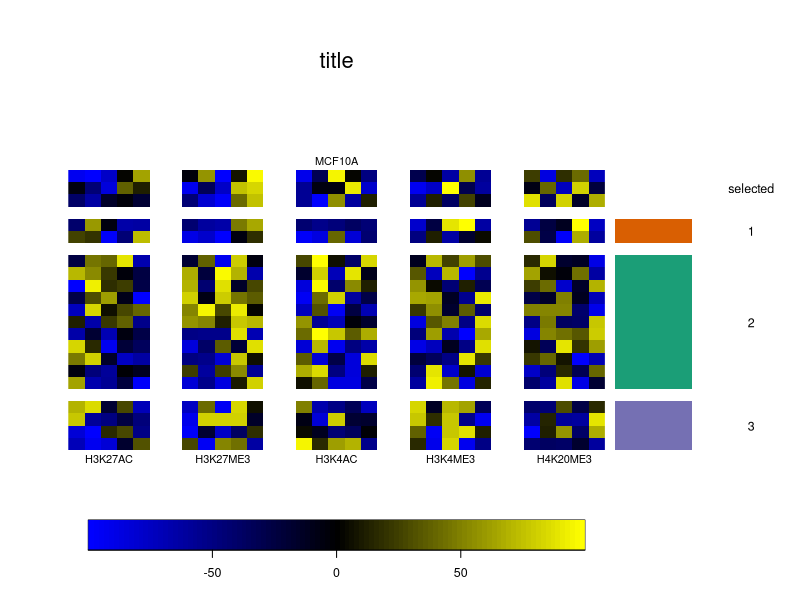

R code for this plot:
#plots K27me3 and K4me3 combinations of heatmaps
#clustering is kmeans then sorted within clusters

#dummy out tracing, dummy out clustering
heatmap.2.2 = function (x, Rowv = TRUE, Colv = if (symm) "Rowv" else TRUE, 
                        distfun = dist, hclustfun = hclust, dendrogram = c("both", 
                                                                           "row", "column", "none"), reorderfun = function(d, w) reorder(d, 
                                                                                                                                         w), symm = FALSE, scale = c("none", "row", "column"), 
                        na.rm = TRUE, revC = identical(Colv, "Rowv"), add.expr, breaks, 
                        symbreaks = any(x < 0, na.rm = TRUE) || scale != "none", 
                        col = "heat.colors", colsep.minor = -1, colsep.major = -1, rowsep.minor = -1, rowsep.major = -1, sepcolor = "white", 
                        sepwidth.minor = 1, sepwidth.major = 3, cellnote, notecex = 1, notecol = "cyan", 
                        na.color = par("bg"), trace = c("column", "row", "both", 
                                                        "none"), tracecol = "cyan", hline = median(breaks), vline = median(breaks), 
                        linecol = tracecol, mar.top = 2, mar.left = 2, mar.bot = 5, mar.right = 5, ColSideColors, RowSideColors = NULL, 
                        cexRow = 0.2 + 1/log10(nr), cexCol = 0.2 + 1/log10(nc), labRow = NULL,
                        labCol = NULL, labColAbove = NULL, srtRow = NULL, srtCol = NULL, adjRow = c(0, 
                                                                                                    NA), adjCol = c(.5, .5), offsetRow = 0.5, offsetCol = 0.5, 
                        colRow = NULL, colCol = NULL, key = TRUE, keysize = .1, 
                        density.info = c("histogram", "density", "none"), denscol = tracecol, 
                        symkey = any(x < 0, na.rm = TRUE) || symbreaks, densadj = 0.25, 
                        key.title = NULL, key.lab = NA, key.ylab = NULL, key.xtickfun = NULL, 
                        key.ytickfun = NULL, key.par = list(), main = NULL, xlab = NULL, 
                        ylab = NULL, lmat = NULL, lhei = 1, lwid = NULL, extrafun = NULL, rowsep.major.labels = NULL, left_mai = .7, cex.main = 2,
                        ...) 
{
  x.original = x
  rowsep.minor.original = rowsep.minor
  rowsep.major.original = rowsep.major
  
  scale01 <- function(x, low = min(x), high = max(x)) {
    x <- (x - low)/(high - low)
    x
  }
  
  plot0 = function(width = 1, height = 1){
    fudge = 0.037037037037
    plot(c(0+fudge*width, width-fudge * width), c(0+fudge*height, height-fudge * height), type = 'n', xlab = '', ylab = '', axes = F, )
  }
  
  dev.width = par('din')[1]
  dev.height = par('din')[2]
  
  lmat = 1
  body.height = dev.height
  body.i = 1
  lwid = 1
  label.height = .5
  main.height = 1.2
  lhei = body.height
  
  if(!is.null(labColAbove)){
    lmat = rbind(max(lmat) + 1, lmat)
    lhei[body.i] = lhei[body.i] - label.height
    lhei = c(label.height, lhei)
    body.i = body.i + 1
  }
  if(!is.null(main)){
    lmat = rbind(max(lmat) + 1, lmat)
    lhei[body.i] = lhei[body.i] - main.height
    lhei = c(main.height, lhei)
    body.i = body.i + 1
  }
  if(!is.null(labCol)){
    lmat = rbind(lmat, max(lmat) + 1)
    lhei[body.i] = lhei[body.i] - label.height
    lhei = c(lhei, label.height)
  }
  if(key){
    key.height = 1
    lmat = rbind(lmat, max(lmat) + 1)
    lhei[body.i] = lhei[body.i] - key.height
    lhei = c(lhei, key.height)
  }
  RowSideColors.size = 0
  if (!is.null(RowSideColors)) {
    if (!is.character(RowSideColors) || length(RowSideColors) != nrow(x)) 
      stop("'RowSideColors' must be a character vector of length nrow(x)")
    RowSideColors.size = .8
    lmat <- cbind(lmat, c(rep(0, body.i-1), max(lmat)+1, rep(0, nrow(lmat)-body.i)))
    lwid <- c(dev.width - RowSideColors.size, RowSideColors.size)
  }
  labRowSize = 0
  if (!is.null(rowsep.major.labels)) {
    labRowSize = 1
    lmat <- cbind(lmat, c(rep(0, body.i-1), max(lmat)+1, rep(0, nrow(lmat)-body.i)))
    lwid <- c(dev.width - RowSideColors.size - labRowSize, labRowSize)
  }
  if(left_mai > 0){
    lmat <- cbind(rep(0, nrow(lmat)), lmat)
    lwid <- c(left_mai, dev.width - RowSideColors.size - labRowSize - left_mai)
  }
  
  
  #   print(lmat)
  #   print(lhei)
  #   print(lwid)
  
  
  
  layout(lmat, heights = lhei, widths = lwid)
  
  
  
  x = x[nrow(x):1,]#reverse so heatmap top row is top row of input matrix
  RowSideColors = rev(RowSideColors)
  nr <- nrow(x)
  nc <- ncol(x)
  
  
  insert_col = function(n, i){#insert n column following index i
    x <<- cbind(x[,1:i], matrix(NA, nrow = nrow(x), ncol = n),  x[,(i+1):ncol(x)])
    affected = colsep.minor > i
    colsep.minor[affected] <<- colsep.minor[affected] + n
    affected = colsep.major > i
    colsep.major[affected] <<- colsep.major[affected] + n
    if(!is.null(labCol)) labCol <<- c(labCol[1:i], rep('', n), labCol[(i + 1):length(labCol)])
    if(!is.null(labColAbove)) labColAbove <<- c(labColAbove[1:i], rep('', n), labColAbove[(i + 1):length(labColAbove)])
  }
  
  insert_row = function(n, i){#insert n rows following index i
    x <<- rbind(x[1:i,], matrix(NA, ncol = ncol(x), nrow = n),  x[(i+1):nrow(x),])
    affected = rowsep.minor > i
    rowsep.minor[affected] <<- rowsep.minor[affected] + n
    affected = rowsep.major > i
    rowsep.major[affected] <<- rowsep.major[affected] + n
    RowSideColors <<- c(RowSideColors[1:i], rep(NA, n), RowSideColors[(i+1):length(RowSideColors)])
  }
  
  #print(dim(x))
  do_col_major = colsep.major[1] > -1
  if (colsep.minor[1] > -1){ #insert  columns in x and color
    for (i in 1:length(colsep.minor)){ 
      csep = colsep.minor[i]
      insert_col(sepwidth.minor, csep)
    }
  }
  if (do_col_major){ #insert  columns in x and color
    for (i in 1:length(colsep.major)){ 
      csep = colsep.major[i]
      insert_col(sepwidth.major, csep)
    }
  }
  #print(dim(x))
  x = x[nrow(x):1,]#reverse rows temporarily
  RowSideColors = rev(RowSideColors)
  do_row_major = rowsep.major[1] > -1
  if (rowsep.minor[1] > -1){
    for (i in 1:length(rowsep.minor)){ 
      rsep = rowsep.minor[i]
      insert_row(sepwidth.minor, rsep)
    }
  }
  if (do_row_major){
    for (i in 1:length(rowsep.major)){ 
      rsep = rowsep.major[i]
      insert_row(sepwidth.major, rsep)
    }
  }
  x = x[nrow(x):1,]#unreverse rows
  RowSideColors = rev(RowSideColors)
  #print(dim(x))
  nc = ncol(x)
  nr = nrow(x)
  par(mai = rep(0,4))
  #plots the body of the heatap
  image(0:nc, 0:nr, t(x), xlim = c(0, nc), ylim = c(0, nr), axes = FALSE, xlab = "", ylab = "", col = col, 
        breaks = breaks, ...)
  
  #print(dim(x))
  #plots column labels above column
  apply_col_labels = function(col_labels, yshift = .5, yadj = .5){
    plot0(ncol(x))
    if (is.null(srtCol) && is.null(colCol)) 
      axis(1, 1:nc-.5, labels = col_labels, las = 2, line = -0.5 + 
             offsetCol, tick = 0, cex.axis = cexCol, padj = 1)
    else {
      if (is.null(srtCol) || is.numeric(srtCol)) {
        xpd.orig <- par("xpd")
        par(xpd = NA)
        xpos <- 1:nc-.5
        text(x = xpos, y = yshift, labels = col_labels, adj = c(.5, yadj),
             cex = cexCol, srt = srtCol, col = colCol)
        #print(colCol)
        par(xpd = xpd.orig)
      }
      else warning("Invalid value for srtCol ignored.")
    }
  }
  if(!is.null(labColAbove)){
    apply_col_labels(labColAbove, .1, 0)
  }
  
  #draw title
  if(!is.null(main)){
    plot.new()
    text(.5,.5, main, cex = cex.main)
  }
  
  #draws column labels below column
  if(!is.null(labCol)){
    apply_col_labels(labCol, .9, 1)
  }
  if (missing(breaks) || is.null(breaks) || length(breaks) < 
        1) {
    if (missing(col) || is.function(col)) 
      breaks <- 16
    else breaks <- length(col) + 1
  }
  if (length(breaks) == 1) {
    if (!symbreaks) 
      breaks <- seq(min(x, na.rm = na.rm), max(x, na.rm = na.rm), 
                    length = breaks)
    else {
      extreme <- max(abs(x), na.rm = TRUE)
      breaks <- seq(-extreme, extreme, length = breaks)
    }
  }
  nbr <- length(breaks)
  ncol <- length(breaks) - 1
  if (class(col) == "function") 
    col <- col(ncol)
  min.breaks <- min(breaks)
  max.breaks <- max(breaks)
  x[x < min.breaks] <- min.breaks
  x[x > max.breaks] <- max.breaks
  if (key) {
    mai <- c(.5, .2, .2, .2)
    par(mai = mai, cex = 0.75, mgp = c(2, 1, 0))
    if (length(key.par) > 0) 
      do.call(par, key.par)
    tmpbreaks <- breaks
    if (symkey) {
      max.raw <- max(abs(c(x, breaks)), na.rm = TRUE)
      min.raw <- -max.raw
      tmpbreaks[1] <- -max(abs(x), na.rm = TRUE)
      tmpbreaks[length(tmpbreaks)] <- max(abs(x), na.rm = TRUE)
    }
    else {
      min.raw <- min.breaks
      max.raw <- max.breaks
    }
    z <- seq(min.raw, max.raw, by = min(diff(breaks)/4))
    image(z = matrix(z, ncol = 1), col = col, breaks = tmpbreaks, 
          xaxt = "n", yaxt = "n")
    par(usr = c(0, 1, 0, 1))
    if (is.null(key.xtickfun)) {
      lv <- pretty(breaks)
      xv <- scale01(as.numeric(lv), min.raw, max.raw)
      xargs <- list(at = xv, labels = lv)
    }
    else {
      xargs <- key.xtickfun()
    }
    xargs$side <- 1
    do.call(axis, xargs)
    if (!is.na(key.lab)) {
      mtext(side = 3, key.lab, line = 1, padj = 1, 
            cex = par("cex") * par("cex.lab"))
    }
  }
  if(!is.null(RowSideColors)){
    #print(length(RowSideColors))
    #print(nr)
    tmp = as.factor(RowSideColors)
    vals = matrix(as.numeric(tmp), ncol = 1)
    lev = levels(tmp)
    #print(dim(vals))
    #print(length(0:nr))
    par(mai = c(0,.1,0,.1))
    image(0:1, 0:nr, t(vals), xlim = c(0, 1), ylim = c(0, nr), axes = FALSE, xlab = "", ylab = "", col = lev)
  }
  if(!is.null(rowsep.major.labels)){
    par(mai = rep(0,4))
    plot0()
    for(i in 1:length(rowsep.major.labels)){
      rsep_prev = 0
      if(i > 1){
        rsep_prev = rowsep.major[i - 1] + sepwidth.major
      }
      rsep_curr = rowsep.major.original[i]
      if(i > 1){
        rsep_curr = rsep_prev + rowsep.major.original[i] - rowsep.major.original[i - 1]
      }
      if(i > length(rowsep.major.original)){
        rsep_curr = nrow(x)
      }
      #     else{
      #         rsep_curr = nrow(x)
      #       }
      
      rsep_mid = (mean(c(rsep_prev, rsep_curr)))
      
      ypos = 1 - (rsep_mid / nrow(x))
      text(.5, ypos, rowsep.major.labels[i], adj = c(.5,.5) )
      #       text(.5, -.5/nrow(x), 'test', adj = c(.5,.5) )
      #       text(.5, .5/nrow(x), 'test', adj = c(.5,.5) )
      #       text(.5, 1.5/nrow(x), 'test', adj = c(.5,.5) )
      #       text(.5, 1-2.5/nrow(x), 'test', adj = c(.5,.5) )
    }
    
  }
  
  #print(par('usr'))
}

#source('jrb_R_scripts//heatmap.3-split.R')
#source('heatmap.2.2.R')
library('reshape')
library('ggplot2')

heatmap.ngsplots = function(ngs_profiles, main_title = NULL, profiles_to_plot, nclust = 6, labels_below = NA, labels_above = NA, fg_toPlot = character(), fg_label = NULL, ...){
  if(length(labels_below) < 2 && is.na(labels_below)){
    labels_below = profiles_to_plot
  }
  if(length(profiles_to_plot) %% length(labels_below) != 0){
    stop('length of labels_below must divide profiles_to_plot evenly!')
  }
  if(length(profiles_to_plot) %% length(labels_above) != 0){
    stop('length of labels_above must divide profiles_to_plot evenly!')
  }
  
  
  prof = matrix(0, ncol = 0, nrow = nrow(ngs_profiles[[1]]))
  hidden = lapply(profiles_to_plot, function(x){
    prof <<- cbind(prof, ngs_profiles[[x]])
  })
  
  #HARDCODED DEBUG STUFF
  #   prof = prof[1:100,]
  #   fg_toPlot = rownames(prof)[1]
  
  
  cr = colorRamp(c('blue', 'black', 'yellow'))
  tmp = 0:100 / 100
  colors = rgb(cr(tmp)/255)
  
  len = length(profiles_to_plot)
  
  cseps = 1:(len-1) * ncol(prof) / len
  
  labColAbove = rep('', ncol(prof))
  if(!is.na(labels_above[1])){
    labels_loc = round((1:length(labels_above) -.499) * ncol(prof) / length(labels_above))
    labColAbove[labels_loc] = labels_above
  }
  
  
  labels = rep('', ncol(prof))
  labels_loc = round((1:length(labels_below)-.499) * ncol(prof) / length(labels_below))
  labels[labels_loc] = labels_below
  set.seed(1)
  kmclust = kmeans(prof, centers = nclust, iter.max = 10)
  o = order(kmclust$cluster)
  prof = prof[o,, drop = F]
  kmclust$cluster = kmclust$cluster[o]
  
  for(i in 1:nclust){
    size = kmclust$size
    start = 1
    if(i > 1){
      start = sum(kmclust$size[1:(i-1)]) + 1
    }
    end = sum(kmclust$size[1:(i)])
    #print(paste(start, end))
    o = order(rowSums(prof[start:end,,drop = F]), decreasing = T)
    prof[start:end,] = prof[start:end,,drop = F][o,, drop = F]
  }
  hiclust = hclust(dist(kmclust$centers))
  kmclust_order = hiclust$order
  prof_ordered = matrix(0, ncol = ncol(prof), nrow = 0)
  
  
  
  get_kmclust = function(i){
    start = 1
    if(i > 1){
      start = sum(kmclust$size[1:(i-1)]) + 1
    }
    end = sum(kmclust$size[1:(i)])
    return(prof[start:end,])
  }
  for(i in kmclust_order){#sort k means clusters by their center hierarchical clutering
    new_cluster = get_kmclust(i)
    start = nrow(prof_ordered) + 1
    prof_ordered = rbind(prof_ordered, new_cluster)
    end = nrow(prof_ordered)
    #kmclust$cluster[start:end] = i
    
  }
  
  rseps = 1:(nclust-1)#cacluated row seperations
  kmclust$size = kmclust$size[kmclust_order]
  
  for(i in 1:nclust){
    size = kmclust$size
    start = 1
    if(i > 1){
      start = sum(kmclust$size[1:(i-1)]) + 1
    }
    end = sum(kmclust$size[1:(i)])
    if(i < nclust){
      rseps[i] = end
    }
  }
  
  rColorChoices = RColorBrewer::brewer.pal(nclust, 'Dark2')
  rColors = rColorChoices[kmclust$cluster[rownames(prof_ordered)]]
  names(rColors) = rownames(prof_ordered)
  #fg_toPlot = intersect(fg_toPlot, rownames(prof_ordered))
  if(length(fg_toPlot) > 0){
    rseps = c(0, rseps)
    rColors[fg_toPlot] = 'white'
    #move each fg_toPlot to top of profile, reduce rseps accordingly
    fg_indexes = 1:nrow(prof_ordered)  
    names(fg_indexes) = rownames(prof_ordered)
    keep = rep(F, length(fg_indexes))
    names(keep) = names(fg_indexes)
    keep[fg_toPlot] = T
    fg_indexes = fg_indexes[keep]
    #fg_indexes = fg_indexes[fg_toPlot]
    fg_indexes = sort(fg_indexes)#sort is necessary, as long as indexes don't change order relative to one another, they can be moved independently
    #insert_at = 1
    
    for(i in fg_indexes){
      #print(i)
      affected = rseps < i
      rseps[affected] = rseps[affected] + 1
      a = integer()
      b = i
      c = integer()
      if(i > 1) a = 1:(i-1)
      if(i < nrow(prof_ordered)) c = (i+1):nrow(prof_ordered)
      new_order = c(b, a, c)
      prof_ordered = prof_ordered[new_order ,]
      #rColors = rColors[new_order]
      
    }
  }
  
  
  hidden = heatmap.2.2(prof_ordered, RowSideColors = rColors[rownames(prof_ordered)], Rowv = F, Colv = F, dendrogram = 'n', trace = 'n', scale = 'n', labRow = '', labCol = labels, srtCol = 0, adjCol = c(.5,1), cexCol = 1, col = colors, symm = T, rowsep.major = rseps, colsep.minor = cseps, sepwidth.minor = 2, sepwidth.major = max(nrow(prof_ordered)/100,1), density.info = 'none', labColAbove = labColAbove, na.color = 'red', rowsep.major.labels = fg_label, main = main_title, ...)
  cluster_members = list()
  #print(nrow(prof_ordered))
  for(i in 0:length(rseps)){
    start = 1
    if(i > 0) start = rseps[i] + 1
    end = nrow(prof_ordered)
    if(i < length(rseps)) end = rseps[i + 1]
    
    #print(start)
    #print(end)
    cluster_members[[i+1]] = rownames(prof_ordered)[start:end]
  }
  ngs_res = list(cluster_members = cluster_members, colors = unique(rColors[rownames(prof_ordered)]), as_plotted = prof_ordered)
  return(ngs_res)
}

cl = 'MCF10A'
hm = c('H3K27AC','H3K27ME3','H3K4AC', 'H3K4ME3', 'H4K20ME3')
toPlot = paste(cl, hm, sep = '_')
ngs_profiles = list()
nr = 20
nc = 5
for(tp in toPlot){
  dat = matrix(runif(nr * nc, 0, 100), nrow = nr, ncol = nc)
  rownames(dat) = 1:nrow(dat)
  ngs_profiles[[tp]] = dat
}



#png(paste0('test8sidecol2_', cl, '.png'), width = 4, height = 8, units = 'in', res = 450)
nclust = 3
res = heatmap.ngsplots(ngs_profiles, main_title = 'title', toPlot, nclust = 3, labels_below = hm, labels_above = cl, fg_toPlot = 1:3, fg_label = c('selected', 1:nclust))
#dev.off()
